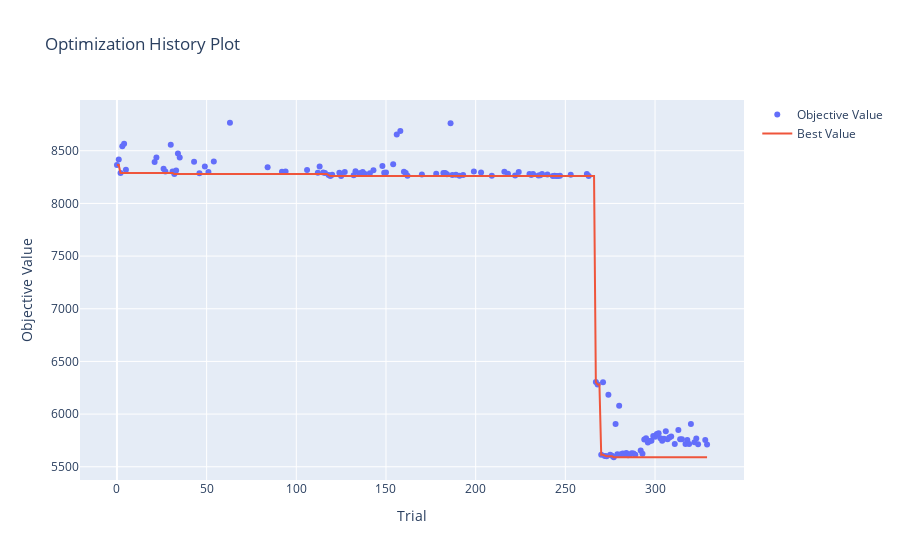

Source (notebook cell):
### Markdown cell above
Se puede ver que para el modelo sin prunning, los resultados mejoran considerablemente a partir del trial 12, donde el MAE se reduce de 9000 a 2500, luego las siguientes iteraciones mejoran levemente los resultados, lo cual puede interpretarse como overfitting. Por otra parte, el hiperparámetro más importante es `min_frecuency`, explicando el 99% de la mejora del rendimiento

### Code cell
plot_optimization_history(study_pruning)

### Figure 1 — Plotly figure (JSON) as saved in the notebook; plotly's stock layout.template omitted (floating-point values rounded to 4 significant figures; data arrays with more than 128 entries replaced by an {"elided": "..."} marker saying what was removed)
{"data": [{"mode": "markers", "name": "Objective Value", "type": "scatter", "x": {"elided": "138 int values"}, "y": {"elided": "138 float values"}}, {"mode": "lines", "name": "Best Value", "type": "scatter", "x": {"elided": "330 int values"}, "y": {"elided": "330 float values"}}, {"marker": {"color": "#cccccc"}, "mode": "markers", "name": "Infeasible Trial", "showlegend": false, "type": "scatter", "x": [], "y": []}], "layout": {"title": {"text": "Optimization History Plot"}, "xaxis": {"title": {"text": "Trial"}}, "yaxis": {"title": {"text": "Objective Value"}}}}
